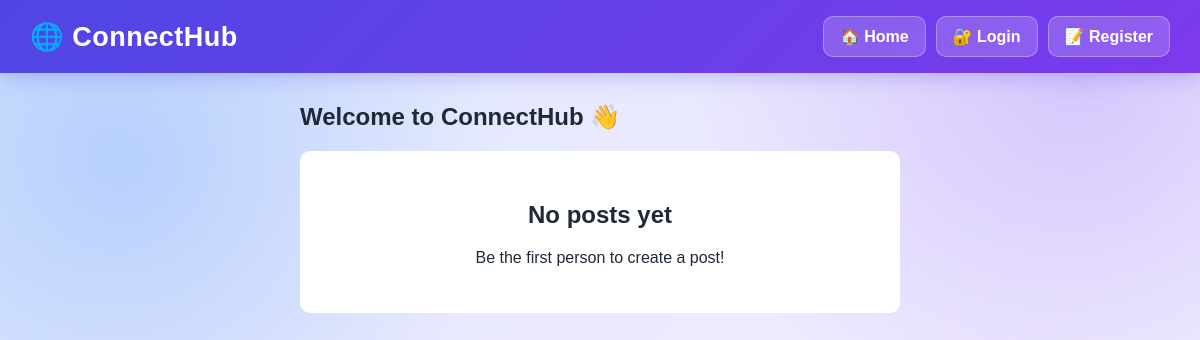
The app's page /, older data.
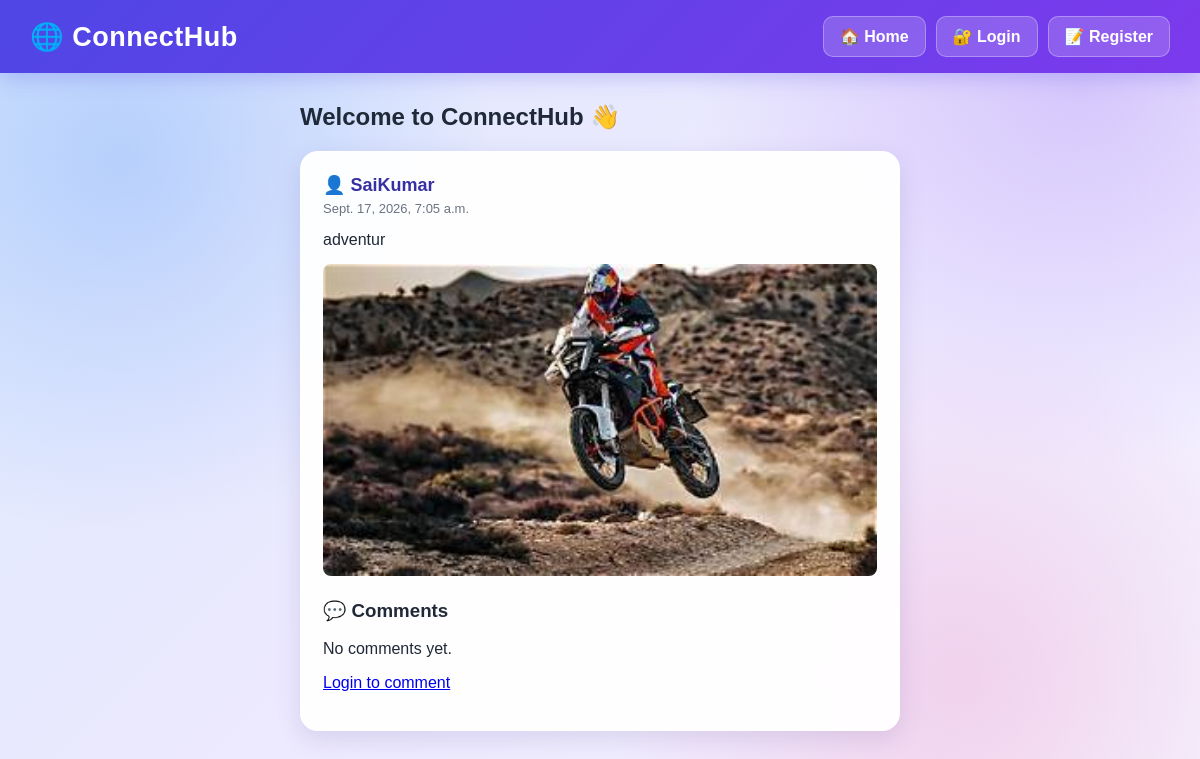
The same page, newer data.
### social/models.py (models this page shows, shortened)
class Post(models.Model):
    user = models.ForeignKey(User, on_delete=models.CASCADE)
    content = models.TextField()
    image = models.ImageField(upload_to='posts/', blank=True, null=True)
    created_at = models.DateTimeField(auto_now_add=True)

### social/views.py (the view)
# urls.py: 2. Add a URL to urlpatterns:  path('', views.home, name='home')
def home(request):
    posts = Post.objects.all().order_by('-created_at')
    return render(request, 'social/home.html', {'posts': posts})

### social/templates/social/home.html (shortened to what this page needs)
{% load static %}
<!DOCTYPE html>
<html>
<head>
</head>
<body>
<nav>
    <a href="{% url 'home' %}" class="logo">
        🌐 ConnectHub
    </a>
    <div class="nav-buttons">
        <a href="{% url 'home' %}">
            🏠 Home
        </a>
        {% if user.is_authenticated %}
            <a href="{% url 'profile' %}">
                👤 Profile
            </a>
            <a href="{% url 'create_post' %}">
                📝 Create Post
            </a>
            <a href="{% url 'logout' %}" class="logout-btn">
                🚪 Logout
            </a>
        {% else %}
            <a href="{% url 'login' %}">
                🔐 Login
            </a>
            <a href="{% url 'register' %}">
                📝 Register
            </a>
        {% endif %}
    </div>
</nav>
<div class="container">
    {% if user.is_authenticated %}
        <h2>Welcome, {{ user.username }} 👋</h2>
    {% else %}
        <h2>Welcome to ConnectHub 👋</h2>
    {% endif %}
    {% for post in posts %}
        <div class="post">
            <div class="username">
                👤 {{ post.user.username }}
            </div>
            <div class="date">
                {{ post.created_at }}
            </div>
            <div class="content">
                {{ post.content }}
            </div>
            {% if post.image %}
                <img
                    src="{{ post.image.url }}" alt="Post Image" class="post-image">
            {% endif %}
            <div class="comment-section">
                <h3>💬 Comments</h3>
                {% for comment in post.comments.all %}
                    <div class="comment">
                        <strong>
                            👤 {{ comment.user.username }}
                        </strong>
                        <p>
                            {{ comment.content }}
                        </p>
                        <small>
                            {{ comment.created_at }}
                        </small>
                    </div>
                {% empty %}
                    <p>
                        No comments yet.
                    </p>
                {% endfor %}
                {% if user.is_authenticated %}
                    <form
                        method="POST"
                        action="{% url 'add_comment' post.id %}"
                        class="comment-form"
                    >
                        {% csrf_token %}
                        <input
                            type="text"
                            name="content"
                            class="comment-input"
                            placeholder="Write a comment..."
                            required
                        >
                        <button
                            type="submit"
                            class="comment-button"
                        >
                            💬 Comment
                        </button>
                    </form>
                {% else %}
                    <p>
                        <a href="{% url 'login' %}">
                            Login to comment
                        </a>
                    </p>
                {% endif %}
            </div>
        </div>
    {% empty %}
        <div class="empty">
            <h2>No posts yet</h2>
            <p>
                Be the first person to create a post!
            </p>
        </div>
    {% endfor %}
</div>
</body>
</html>

### social/templates/social/home.html (style rules this page uses)
body { margin: 0; padding: 0; font-family: Arial, sans-serif; background: radial-gradient(circle at 10% 20%, rgba(59, 130, 246, 0.25), transparent 30%), radial-gradient(circle at 90% 10%, rgba(139, 92, 246, 0.25), transparent 30%), radial-gradient(circle at 80% 85%, rgba(236, 72, 153, 0.18), transparent 30%), linear-gradient(135deg, #dbeafe, #ede9fe, #f5f3ff); min-height: 100vh; color: #1f2937; }
nav { background: linear-gradient(135deg, #4f46e5, #7c3aed); padding: 16px 30px; display: flex; align-items: center; justify-content: space-between; flex-wrap: wrap; box-shadow: 0 5px 20px rgba(79, 70, 229, 0.25); }
.logo { color: white; font-size: 27px; font-weight: bold; text-decoration: none; letter-spacing: 0.5px; transition: transform 0.2s ease; }
.nav-buttons { display: flex; gap: 10px; flex-wrap: wrap; }
.nav-buttons a { text-decoration: none; color: white; padding: 10px 16px; border-radius: 10px; background: rgba(255, 255, 255, 0.18); border: 1px solid rgba(255, 255, 255, 0.3); font-weight: bold; transition: all 0.2s ease; display: inline-block; }
.container { width: 600px; max-width: 90%; margin: 30px auto; }
.post { background: rgba(255, 255, 255, 0.95); padding: 22px; margin-bottom: 22px; border-radius: 18px; box-shadow: 0 8px 25px rgba(80, 70, 150, 0.15); border: 1px solid rgba(255, 255, 255, 0.8); transition: transform 0.2s ease, box-shadow 0.2s ease; }
.username { font-weight: bold; font-size: 18px; color: #3730a3; }
.date { color: #6b7280; font-size: 13px; margin-top: 5px; }
.content { margin-top: 15px; font-size: 16px; }
.post-image { width: 100%; margin-top: 15px; border-radius: 8px; }
.comment-section { margin-top: 20px; }

Row changes from the older to the newer data that the page shows:
added Post: user.username "SaiKumar", created_at "Sept. 17, 2026, 7:05 a.m.", content "adventur", image (picture)
Text that changed along with them:
text no longer shown: "No posts yet Be the first person to create a post!"
